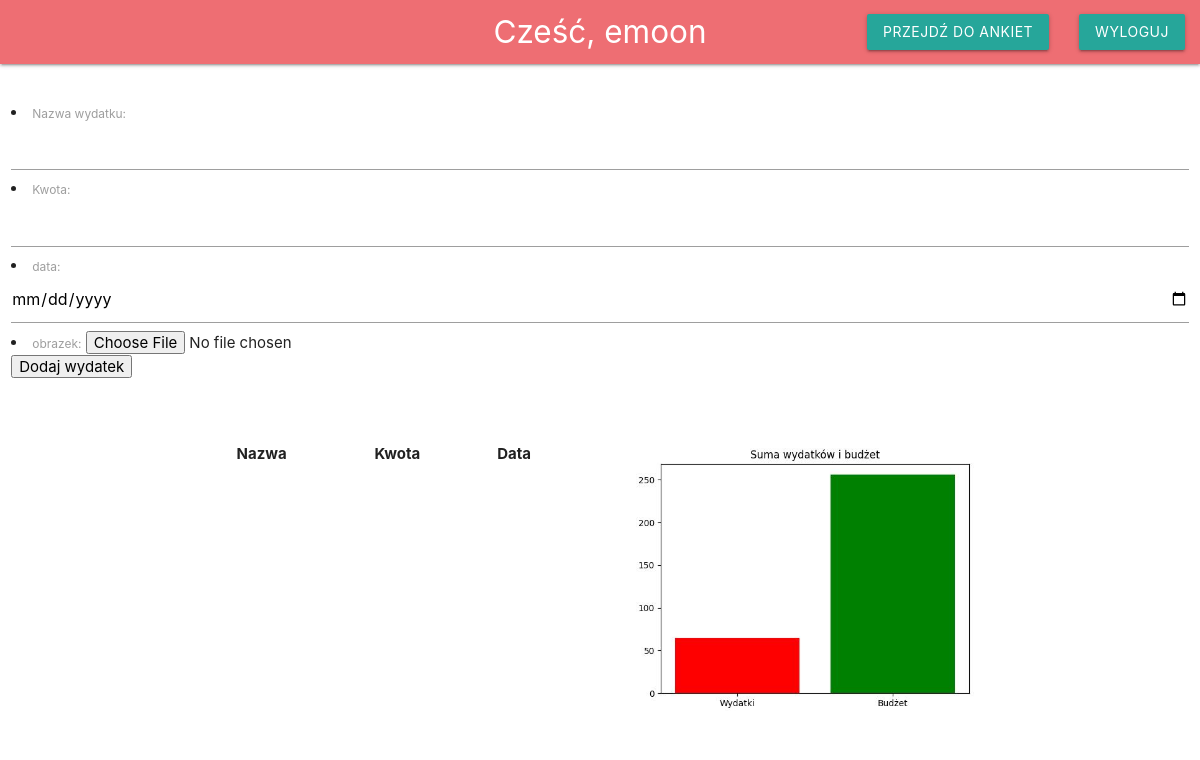
The app's page /app (signed in), older data.
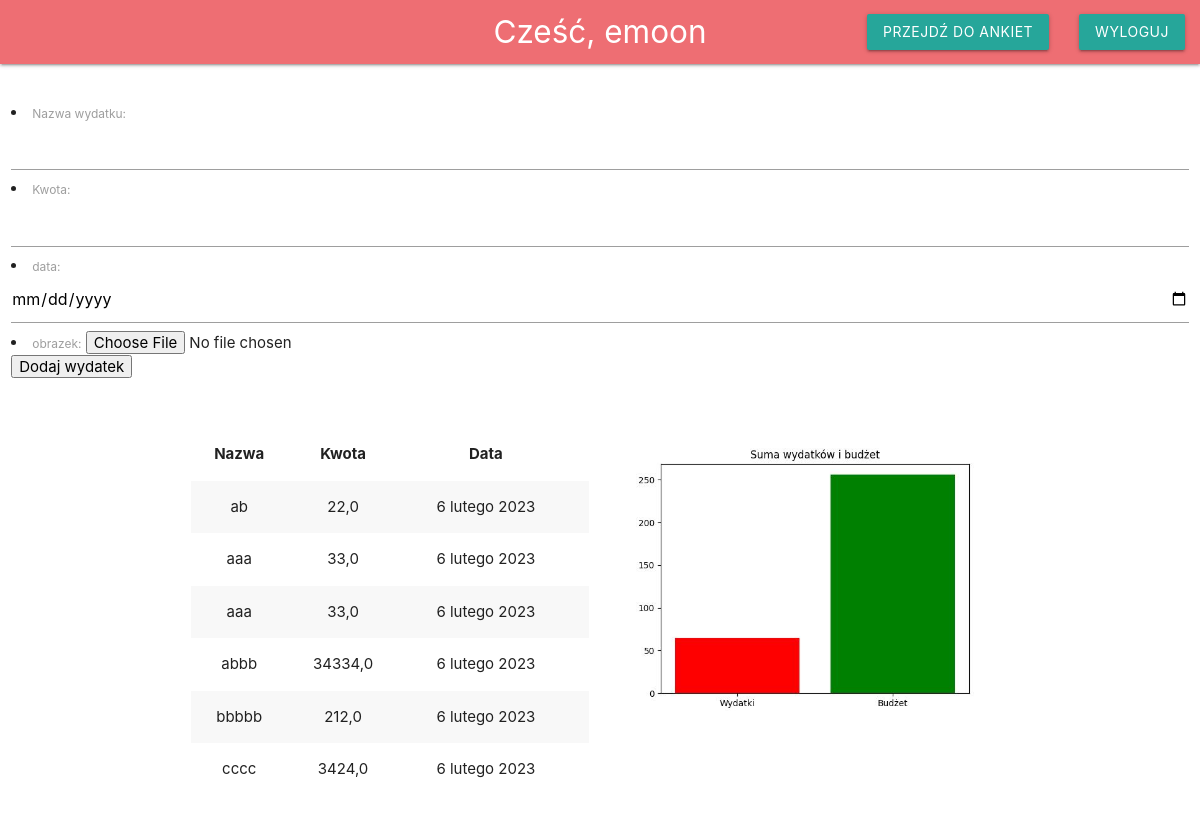
The same page, newer data.
### wydatki/models.py (models this page shows)
class ExpenseInfo(models.Model):
    expense_name = models.CharField(max_length=20)
    cost = models.FloatField()
    date_added = models.DateField()
    user_expense = models.ForeignKey(User, on_delete=models.CASCADE)
    image = models.ImageField(upload_to='images')

### wydatki/views.py (the view)
# urls.py: path('', views.IndexView.as_view(), name='index'),
def index(request):
    expense_items = ExpenseInfo.objects.filter(user_expense=request.user).order_by('-date_added')
    try:
        budget_total = ExpenseInfo.objects.filter(user_expense=request.user).aggregate(budget=Sum('cost',filter=Q(cost__gt=0)))
        expense_total = ExpenseInfo.objects.filter(user_expense=request.user).aggregate(expenses=Sum('cost',filter=Q(cost__lt=0)))
        fig,ax=plt.subplots()
        ax.bar(['Wydatki','Budżet'], [abs(expense_total['expenses']),budget_total['budget']],color=['red','green'])
        ax.set_title('Suma wydatków i budżet')
        plt.savefig('wydatki/static/wydatki/expense.jpg')
    except TypeError:
        print('Brak danych.')
    if expense_total['expenses']:
        context = {'expense_items':expense_items,'budget':budget_total['budget'],'expenses':abs(expense_total['expenses']), 'remaining':(budget_total['budget']-abs(expense_total['expenses']))}
    else:   #naprawia błąd w przypadku braku wpisów
        context = {'expense_items':expense_items,'budget':budget_total['budget'],'expenses':(expense_total['expenses']), 'remaining':0 }
    context['form']= ExpenseDetails()
    return render(request,'wydatki/index.html',context=context)

### wydatki/forms.py
class ExpenseDetails(forms.ModelForm):
    class Meta:
        model = ExpenseInfo
        fields = ('expense_name', 'cost',  'date_added' , 'image')
        labels = {
            'expense_name': 'Nazwa wydatku' , 'cost': 'Kwota', 'date_added': 'data', 'image':'obrazek',
        }
        widgets = {
            'date_added': widgets.DateInput(attrs={'type': 'date'})
        }

### wydatki/templates/wydatki/index.html (shortened to what this page needs)
{% load static %}
<!DOCTYPE html>
<html>
    <head>
        <link rel="stylesheet" href="https://cdnjs.cloudflare.com/ajax/libs/materialize/1.0.0/css/materialize.min.css">
    </head>
    <body>
        <nav>
            <div class="nav-wrapper">
                <a href='{% url "index" %}' class='brand-logo center'>Cześć, {{ user }}</a>
                <ul class="right">
                    <li><a href="../ankiety" class='btn'>Przejdź do ankiet</a></li>
                    <li><a href='{% url "logout" %}' class='btn'>Wyloguj</a></li>
                </ul>
            </div>
        </nav>
        <br>
        <div class="section">
            <div class="row">
                                <form class="col s12" action='{% url "add item" %}' method='post' enctype="multipart/form-data">
                                        {{ form.as_ul }}
                                        <input type="submit" value="Dodaj wydatek">
                                </form>
            </div>
        </div>
        <div class="section">
            <div class="row">
                <div class="container">
                    <div class="col s6">
                        <table class="striped centered responsive-table">
                            <thead>
                                <tr>
                                    <th>Nazwa</th>
                                    <th>Kwota</th>
                                    <th>Data</th>
                                    <th></th>
                                </tr>
                            </thead>
                            <tbody>
                                {% for expense_item in expense_items %}
                                <tr>
                                    <td>{{ expense_item.expense_name }}</td>
                                    <td>{{ expense_item.cost }}</td>
                                    <td>{{ expense_item.date_added}}</td>
                                    <td></td>
                                </tr>
                                {% endfor %}
                            </tbody>
                        </table>
                    </div>
                    <div class="col s6">
                        <img class='responsive-img' src= "{% static 'wydatki/expense.jpg' %}">
                    </div>
                </div>
        </div>
        </div>
    </body>
</html>

Row changes from the older to the newer data that the page shows:
added ExpenseInfo: expense_name "ab", cost "22,0", date_added "6 lutego 2023"
added ExpenseInfo: expense_name "aaa", cost "33,0", date_added "6 lutego 2023"
added ExpenseInfo: expense_name "aaa", cost "33,0", date_added "6 lutego 2023"
added ExpenseInfo: expense_name "abbb", cost "34334,0", date_added "6 lutego 2023"
added ExpenseInfo: expense_name "bbbbb", cost "212,0", date_added "6 lutego 2023"
added ExpenseInfo: expense_name "cccc", cost "3424,0", date_added "6 lutego 2023"
